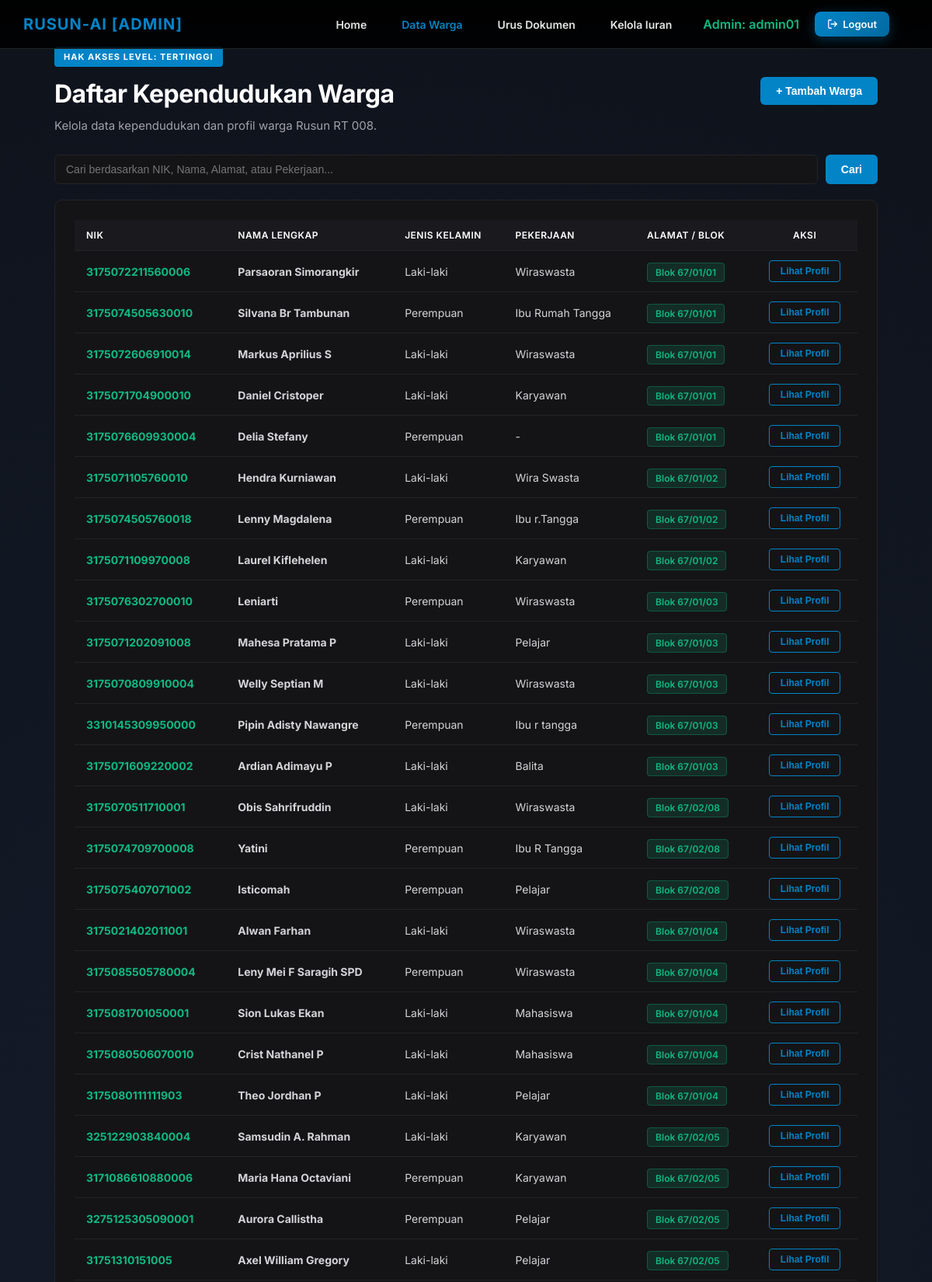
The app's page /warga.php (signed in, upper part) with its own data.
### tables this page shows
CREATE TABLE `warga` (
  `id` int(11) NOT NULL,
  `nik` varchar(25) DEFAULT NULL,
  `no_kk` varchar(16) DEFAULT NULL,
  `nama` varchar(100) DEFAULT NULL,
  `nama_panggilan` varchar(50) DEFAULT NULL,
  `tempat_lahir` varchar(100) DEFAULT NULL,
  `tanggal_lahir` date DEFAULT NULL,
  `jenis_kelamin` enum('Laki-laki','Perempuan') NOT NULL,
  `agama` varchar(30) DEFAULT NULL,
  `pekerjaan` varchar(50) DEFAULT NULL,
  `no_hp` varchar(15) DEFAULT NULL,
  `alamat` varchar(100) DEFAULT NULL,
  `status_tinggal` varchar(100) DEFAULT NULL
);

### warga.php (the view, shortened to what this page needs)
<?php
include 'koneksi.php';
$search = isset($_GET['search']) ? trim($_GET['search']) : '';
if ($search !== '') {
    $stmt = $conn->prepare("SELECT * FROM warga WHERE nik LIKE ? OR nama LIKE ? OR alamat LIKE ? OR pekerjaan LIKE ?");
    $search_param = "%" . $search . "%";
    $stmt->bind_param("ssss", $search_param, $search_param, $search_param, $search_param);
    $stmt->execute();
    $result = $stmt->get_result();
} else {
    $query = "SELECT * FROM warga";
    $result = $conn->query($query);
}
?>
<!DOCTYPE html>
<html lang="id">
<head>
    <link rel="stylesheet" href="style.css">
</head>
<body>
<div class="navbar">
    <div class="navbar-menu-row" style="display: flex; justify-content: space-between; align-items: center; padding: 15px 30px; border-bottom: 1px solid #232326;">
        <div class="brand" style="font-weight: 700; font-size: 20px; text-transform: uppercase;">Rusun-AI [ADMIN]</div>
        <div class="menu" style="display: flex; align-items: center;">
            <a href="index_admin.php">Home</a>
            <a href="warga.php" class="active" style="margin-left: 20px;">Data Warga</a>
            <a href="admin_surat.php" style="margin-left: 20px;">Urus Dokumen</a>
            <a href="admin_iuran.php" style="margin-left: 20px;">Kelola Iuran</a>
            <span style="color: #10b981; font-weight: 600; margin-left: 15px;">Admin: <?php echo htmlspecialchars($_SESSION['username'] ?? ''); ?></span>
            <a href="logout.php" class="btn-logout">
                <svg width="14" height="14" viewBox="0 0 24 24" fill="none" stroke="currentColor" stroke-width="2.2" stroke-linecap="round" stroke-linejoin="round"><path d="M9 21H5a2 2 0 0 1-2-2V5a2 2 0 0 1 2-2h4"></path><polyline points="16 17 21 12 16 7"></polyline><line x1="21" y1="12" x2="9" y2="12"></line></svg>
                Logout
            </a>
        </div>
    </div>
</div>
<div class="container" style="padding-top: 40px; padding-bottom: 40px;">
    <div class="main-content">
        <div style="display: flex; justify-content: space-between; align-items: center; margin-bottom: 25px; flex-wrap: wrap; gap: 20px;">
            <div>
                <div class="badge">Hak Akses Level: Tertinggi</div>
                <h1>Daftar Kependudukan Warga</h1>
                <p class="description" style="margin-bottom: 0 !important;">Kelola data kependudukan dan profil warga Rusun RT 008.</p>
            </div>
            <div>
                <button class="btn-action" onclick="openAddModal()">+ Tambah Warga</button>
            </div>
        </div>
        <form method="GET" action="" class="search-container">
            <input type="text" name="search" class="search-input" placeholder="Cari berdasarkan NIK, Nama, Alamat, atau Pekerjaan..." value="<?php echo htmlspecialchars($search); ?>">
            <button type="submit" class="btn-action" style="padding: 10px 20px;">Cari</button>
        </form>
        <div class="table-wrapper">
            <div style="overflow-x: auto;">
                <table class="admin-table">
                    <thead>
                        <tr>
                            <th>NIK</th>
                            <th>Nama Lengkap</th>
                            <th>Jenis Kelamin</th>
                            <th>Pekerjaan</th>
                            <th>Alamat / Blok</th>
                            <th style="text-align: center;">Aksi</th>
                        </tr>
                    </thead>
                    <tbody>
                        <?php if ($result && $result->num_rows > 0): ?>
                            <?php while($row = $result->fetch_assoc()): ?>
                            <?php
                                $nik_secure     = htmlspecialchars($row['nik'] ?? '');
                                $nama_tampil    = htmlspecialchars($row['nama'] ?? '');
                                $jk             = htmlspecialchars($row['jenis_kelamin'] ?? '-');
                                $pekerjaan      = htmlspecialchars($row['pekerjaan'] ?? '-');
                                $alamat         = htmlspecialchars($row['alamat'] ?? '-');
                            ?>
                                <tr>
                                    <td><strong style="color: #10b981;"><?php echo $nik_secure; ?></strong></td>
                                    <td><strong><?php echo $nama_tampil; ?></strong></td>
                                    <td><?php echo $jk; ?></td>
                                    <td><?php echo $pekerjaan; ?></td>
                                    <td><span class='unit-badge'><?php echo $alamat; ?></span></td>
                                    <td style="text-align: center;">
                                        <button class="btn-detail" onclick="openProfileModal(
                                            '<?php echo addslashes($row['nik'] ?? ''); ?>',
                                            '<?php echo addslashes($row['no_kk'] ?? ''); ?>',
                                            '<?php echo addslashes($row['nama'] ?? ''); ?>',
                                            '<?php echo addslashes($row['tempat_lahir'] ?? ''); ?>',
                                            '<?php echo addslashes($row['tanggal_lahir'] ?? ''); ?>',
                                            '<?php echo addslashes($row['jenis_kelamin'] ?? ''); ?>',
                                            '<?php echo addslashes($row['agama'] ?? ''); ?>',
                                            '<?php echo addslashes($row['pekerjaan'] ?? ''); ?>',
                                            '<?php echo addslashes($row['alamat'] ?? ''); ?>',
                                            '<?php echo addslashes($row['status_tinggal'] ?? ''); ?>'
                                        )">Lihat Profil</button>
                                    </td>
                                </tr>
                            <?php endwhile; ?>
                        <?php else: ?>
                            <tr>
                                <td colspan="6" style="text-align: center; color: #71717a; padding: 30px;">Tidak ada data warga ditemukan.</td>
                            </tr>
                        <?php endif; ?>
                    </tbody>
                </table>
            </div>
        </div>
    </div>
</div>
</body>
</html>

### style.css (style rules this page uses)
* { box-sizing: border-box; margin: 0; padding: 0; }
body { font-family: 'Inter', sans-serif; background-color: #0b0e14; color: #ffffff; overflow-x: hidden; }
.navbar { background: linear-gradient(to bottom, rgba(0,0,0,0.95) 0%, rgba(0,0,0,0.85) 100%); position: fixed; width: 100%; top: 0; z-index: 1000; display: flex; flex-direction: column; }
.navbar-menu-row { padding: 20px 50px; display: flex; justify-content: space-between; align-items: center; width: 100%; }
.navbar .brand { font-weight: 800; font-size: 24px; color: #0284c7; text-transform: uppercase; letter-spacing: 1px; text-decoration: none; }
.navbar .menu { display: flex; align-items: center; }
.navbar .menu a { color: #e5e5e5; text-decoration: none; margin-right: 25px; font-weight: 600; font-size: 14px; transition: color 0.3s; }
.navbar .menu a:not(.btn-login-nav):hover, .navbar .menu a.active { color: #ffffff; }
.container { padding: 160px 50px 50px 50px; min-height: 100vh; display: flex; flex-direction: column; gap: 40px; background: radial-gradient(circle at 40% 30%, #141b29 0%, #0b0e14 70%); }
.main-content { flex: 1.3; padding-right: 20px; }
.badge { background-color: #10b981; color: white; padding: 5px 10px; font-size: 11px; font-weight: 700; text-transform: uppercase; border-radius: 4px; display: inline-block; margin-bottom: 15px; letter-spacing: 1px; }
h1 { font-size: 40px; font-weight: 700; color: #ffffff; margin: 0 0 10px 0; letter-spacing: -0.5px; }
.description { font-size: 15px; color: #cccccc; line-height: 1.6; margin-bottom: 30px; max-width: 600px; }
.btn-action { background-color: #0284c7; color: white; padding: 14px 28px; font-size: 15px; font-weight: 700; border: none; border-radius: 6px; cursor: pointer; display: inline-flex; align-items: center; gap: 10px; transition: background 0.2s; text-decoration: none; }

### records on screen
warga: nik "3175072211560006", nama "Parsaoran Simorangkir", jenis_kelamin "Laki-laki", pekerjaan "Wiraswasta", alamat "Blok 67/01/01"
warga: nik "3175074505630010", nama "Silvana Br Tambunan", jenis_kelamin "Perempuan", pekerjaan "Ibu Rumah Tangga", alamat "Blok 67/01/01"
warga: nik "3175072606910014", nama "Markus Aprilius S", jenis_kelamin "Laki-laki", pekerjaan "Wiraswasta", alamat "Blok 67/01/01"
warga: nik "3175071704900010", nama "Daniel Cristoper", jenis_kelamin "Laki-laki", pekerjaan "Karyawan", alamat "Blok 67/01/01"
warga: nik "3175076609930004", nama "Delia Stefany", jenis_kelamin "Perempuan", pekerjaan "-", alamat "Blok 67/01/01"
warga: nik "3175071105760010", nama "Hendra Kurniawan", jenis_kelamin "Laki-laki", pekerjaan "Wira Swasta", alamat "Blok 67/01/02"
warga: nik "3175074505760018", nama "Lenny Magdalena", jenis_kelamin "Perempuan", pekerjaan "Ibu r.Tangga", alamat "Blok 67/01/02"
warga: nik "3175071109970008", nama "Laurel Kiflehelen", jenis_kelamin "Laki-laki", pekerjaan "Karyawan", alamat "Blok 67/01/02"
warga: nik "3175076302700010", nama "Leniarti", jenis_kelamin "Perempuan", pekerjaan "Wiraswasta", alamat "Blok 67/01/03"
warga: nik "3175071202091008", nama "Mahesa Pratama P", jenis_kelamin "Laki-laki", pekerjaan "Pelajar", alamat "Blok 67/01/03"
warga: nik "3175070809910004", nama "Welly Septian M", jenis_kelamin "Laki-laki", pekerjaan "Wiraswasta", alamat "Blok 67/01/03"
warga: nik "3310145309950000", nama "Pipin Adisty Nawangre", jenis_kelamin "Perempuan", pekerjaan "Ibu r tangga", alamat "Blok 67/01/03"
warga: nik "3175071609220002", nama "Ardian Adimayu P", jenis_kelamin "Laki-laki", pekerjaan "Balita", alamat "Blok 67/01/03"
warga: nik "3175070511710001", nama "Obis Sahrifruddin", jenis_kelamin "Laki-laki", pekerjaan "Wiraswasta", alamat "Blok 67/02/08"
warga: nik "3175074709700008", nama "Yatini", jenis_kelamin "Perempuan", pekerjaan "Ibu R Tangga", alamat "Blok 67/02/08"
warga: nik "3175075407071002", nama "Isticomah", jenis_kelamin "Perempuan", pekerjaan "Pelajar", alamat "Blok 67/02/08"
warga: nik "3175021402011001", nama "Alwan Farhan", jenis_kelamin "Laki-laki", pekerjaan "Wiraswasta", alamat "Blok 67/01/04"
warga: nik "3175085505780004", nama "Leny Mei F Saragih SPD", jenis_kelamin "Perempuan", pekerjaan "Wiraswasta", alamat "Blok 67/01/04"
warga: nik "3175081701050001", nama "Sion Lukas Ekan", jenis_kelamin "Laki-laki", pekerjaan "Mahasiswa", alamat "Blok 67/01/04"
warga: nik "3175080506070010", nama "Crist Nathanel P", jenis_kelamin "Laki-laki", pekerjaan "Mahasiswa", alamat "Blok 67/01/04"
warga: nik "3175080111111903", nama "Theo Jordhan P", jenis_kelamin "Laki-laki", pekerjaan "Pelajar", alamat "Blok 67/01/04"
warga: nik "325122903840004", nama "Samsudin A. Rahman", jenis_kelamin "Laki-laki", pekerjaan "Karyawan", alamat "Blok 67/02/05"
warga: nik "3171086610880006", nama "Maria Hana Octaviani", jenis_kelamin "Perempuan", pekerjaan "Karyawan", alamat "Blok 67/02/05"
warga: nik "3275125305090001", nama "Aurora Callistha", jenis_kelamin "Perempuan", pekerjaan "Pelajar", alamat "Blok 67/02/05"
warga: nik "31751310151005", nama "Axel William Gregory", jenis_kelamin "Laki-laki", pekerjaan "Pelajar", alamat "Blok 67/02/05"

### other values on screen
$_SESSION['username'] "admin01"
